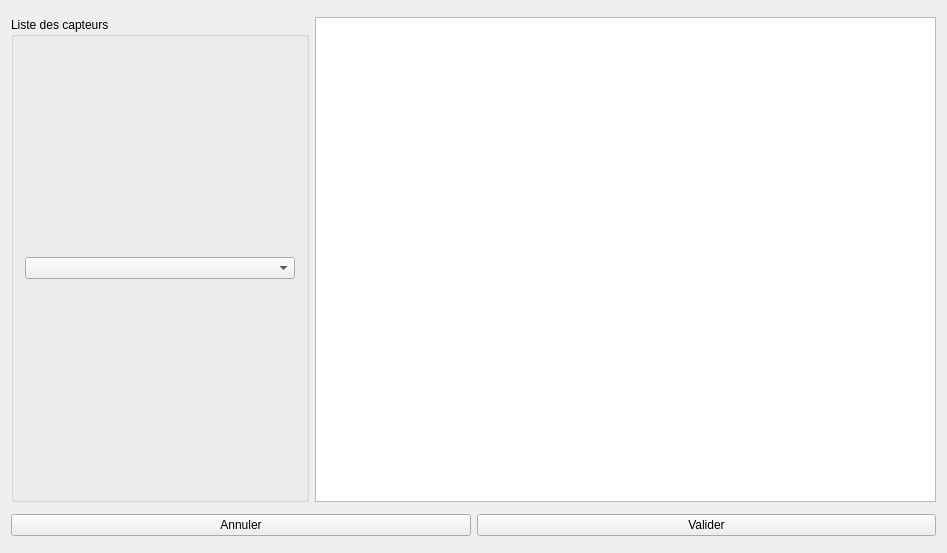
<?xml version="1.0" encoding="UTF-8"?>
<ui version="4.0">
 <class>F_ChoisirSonde</class>
 <widget class="QDialog" name="F_ChoisirSonde">
  <property name="geometry">
   <rect>
    <x>0</x>
    <y>0</y>
    <width>941</width>
    <height>553</height>
   </rect>
  </property>
  <property name="windowTitle">
   <string>Réalisation du plan de câblage</string>
  </property>
  <property name="windowIcon">
   <iconset>
    <normaloff>:/Images/App/icons_simple.png</normaloff>:/Images/App/icons_simple.png</iconset>
  </property>
  <layout class="QVBoxLayout" name="verticalLayout">
   <item>
    <layout class="QHBoxLayout" name="horizontalLayout_2">
     <property name="leftMargin">
      <number>0</number>
     </property>
     <item>
      <widget class="QGroupBox" name="GrpBx">
       <property name="minimumSize">
        <size>
         <width>0</width>
         <height>0</height>
        </size>
       </property>
       <property name="maximumSize">
        <size>
         <width>16777215</width>
         <height>16777215</height>
        </size>
       </property>
       <property name="title">
        <string>Liste des capteurs</string>
       </property>
       <layout class="QGridLayout" name="LayListeCapteursEtActionneurs">
        <item row="0" column="0">
         <widget class="QComboBox" name="CBx_Interface">
          <property name="minimumSize">
           <size>
            <width>270</width>
            <height>20</height>
           </size>
          </property>
         </widget>
        </item>
       </layout>
      </widget>
     </item>
     <item>
      <widget class="QGraphicsView" name="Vue">
       <property name="minimumSize">
        <size>
         <width>621</width>
         <height>485</height>
        </size>
       </property>
       <property name="maximumSize">
        <size>
         <width>621</width>
         <height>485</height>
        </size>
       </property>
       <property name="verticalScrollBarPolicy">
        <enum>Qt::ScrollBarAlwaysOff</enum>
       </property>
       <property name="horizontalScrollBarPolicy">
        <enum>Qt::ScrollBarAlwaysOff</enum>
       </property>
       <property name="sizeAdjustPolicy">
        <enum>QAbstractScrollArea::AdjustIgnored</enum>
       </property>
       <property name="alignment">
        <set>Qt::AlignLeading|Qt::AlignLeft|Qt::AlignTop</set>
       </property>
       <property name="renderHints">
        <set>QPainter::Antialiasing|QPainter::HighQualityAntialiasing|QPainter::SmoothPixmapTransform|QPainter::TextAntialiasing</set>
       </property>
      </widget>
     </item>
    </layout>
   </item>
   <item>
    <layout class="QHBoxLayout" name="horizontalLayout">
     <property name="topMargin">
      <number>0</number>
     </property>
     <item>
      <widget class="QPushButton" name="Bt_Annuler">
       <property name="text">
        <string>Annuler</string>
       </property>
       <property name="icon">
        <iconset resource="icones.qrc">
         <normaloff>:/new/prefix1/images/icones/cross.ico</normaloff>:/new/prefix1/images/icones/cross.ico</iconset>
       </property>
       <property name="iconSize">
        <size>
         <width>32</width>
         <height>32</height>
        </size>
       </property>
       <property name="autoDefault">
        <bool>false</bool>
       </property>
      </widget>
     </item>
     <item>
      <widget class="QPushButton" name="Bt_Valider">
       <property name="text">
        <string>Valider</string>
       </property>
       <property name="icon">
        <iconset resource="icones.qrc">
         <normaloff>:/new/prefix1/images/icones/check.ico</normaloff>:/new/prefix1/images/icones/check.ico</iconset>
       </property>
       <property name="iconSize">
        <size>
         <width>32</width>
         <height>32</height>
        </size>
       </property>
       <property name="autoDefault">
        <bool>false</bool>
       </property>
       <property name="default">
        <bool>false</bool>
       </property>
      </widget>
     </item>
    </layout>
   </item>
  </layout>
 </widget>
 <layoutdefault spacing="6" margin="11"/>
 <resources>
  <include location="icones.qrc"/>
 </resources>
 <connections/>
</ui>
